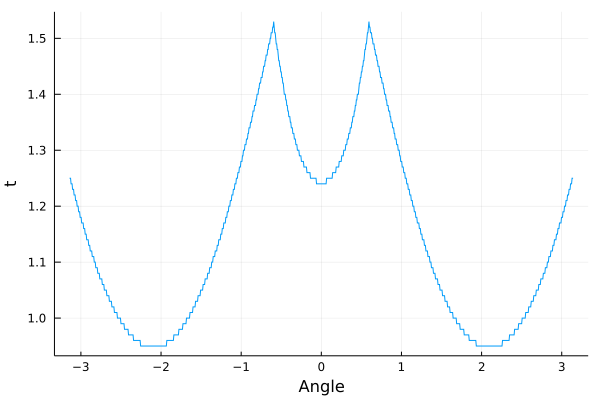

This chart was generated by the following Julia code:
using LinearAlgebra
using Plots

"""
This function will use Hune's method to simulate the Raptors problem
"""
function simulate_raptors_Hune(angle)
    vhuman=6.0
    vraptor0=10.0 # the slow raptor velocity in m/s
    vraptor=15.0 #

    raptor_distance = 20.0

    raptor_min_distance = 0.2 # a raptor within 20 cm can attack
    tmax=10.0 # the maximum time in seconds
    nsteps=1000

    # initial positions
    h = [0.0,0.0]
    r0 = [1.0,0.0]*raptor_distance
    r1 = [-0.5,sqrt(3.)/2.]*raptor_distance
    r2 = [-0.5,-sqrt(3.)/2.]*raptor_distance

    # how much time el
    dt = tmax/nsteps
    t = 0.0

    hhist = zeros(2,nsteps+1)
    r0hist = zeros(2,nsteps+1)
    r1hist = zeros(2,nsteps+2)
    r2hist = zeros(2,nsteps+2)

    hhist[:,1] = h
    r0hist[:,1] = r0
    r1hist[:,1] = r1
    r2hist[:,1] = r2

    tend = tmax

    """
    This function will compute the derivatives of the
    positions of the human and the raptors
    """
    function compute_derivatives(angle,h,r0,r1,r2)
        dh = [cos(angle),sin(angle)]*vhuman
        dr0 = (h-r0)/norm(h-r0)*vraptor0
        dr1 = (h-r1)/norm(h-r1)*vraptor
        dr2 = (h-r2)/norm(h-r2)*vraptor
        return dh, dr0, dr1, dr2
    end

    for i=1:nsteps
        dh_1, dr0_1, dr1_1, dr2_1 = compute_derivatives(angle,h,r0,r1,r2)
        dh_2, dr0_2, dr1_2, dr2_2 = compute_derivatives(angle, 
                                                        h + dt * dh_1,
                                                        r0 + dt * dr0_1,
                                                        r1 + dt * dr1_1,
                                                        r2 + dt * dr2_1)

        h += 0.5 * dt * (dh_1 + dh_2)
        r0 += 0.5 * dt * (dr0_1 + dr0_2)
        r1 += 0.5 * dt * (dr1_1 + dr1_2)
        r2 += 0.5 * dt * (dr2_1 + dr2_2)
        t += dt

        hhist[:,i+1] = h
        r0hist[:,i+1] = r0
        r1hist[:,i+1] = r1
        r2hist[:,i+1] = r2

        if norm(r0-h) <= raptor_min_distance ||
            norm(r1-h) <= raptor_min_distance ||
            norm(r2-h) <= raptor_min_distance

            # truncate the history
            hhist = hhist[:,1:i+1]
            r0hist = r0hist[:,1:i+1]
            r1hist = r1hist[:,1:i+1]
            r2hist = r2hist[:,1:i+1]
            tend = t
            break
        end
    end
    return tend
end

N=1000
t_range = pi
angles = LinRange(-t_range, t_range, N)
tend = zeros((N,))
for (i, angle) in enumerate(angles)
    tend[i] = simulate_raptors_Hune(angle)
end
display(plot(angles, tend,
            xlabel="Angle",
            ylabel="t",
            legend=false))
png("problem4.png")
